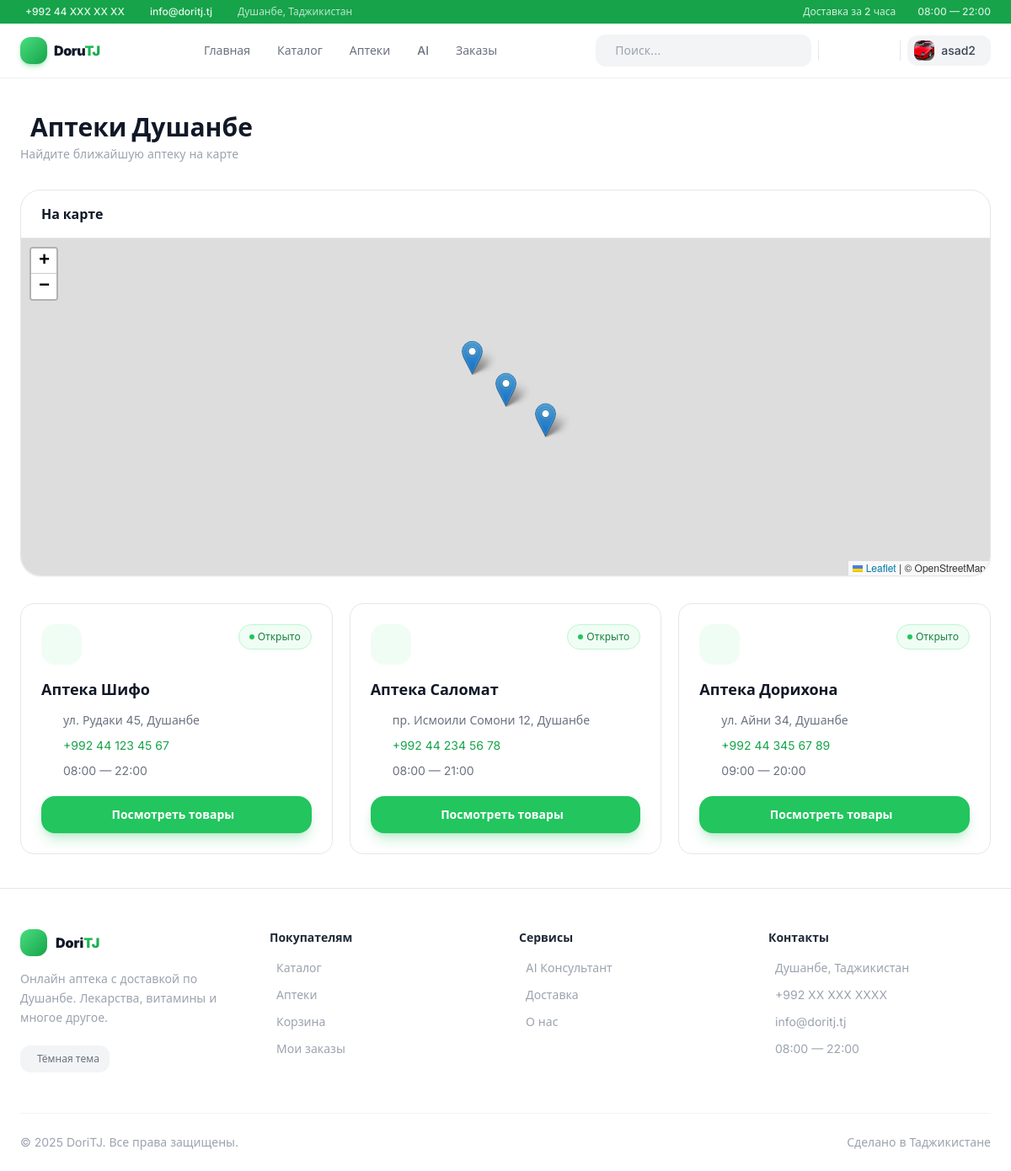
/pharmacies/ (signed in), run on the app's committed database.
### accounts/models.py (models this page shows, shortened)
class User(AbstractUser):
    phone = models.CharField(max_length=20, blank=True)
    address = models.TextField(blank=True)
    birth_date = models.DateField(null=True, blank=True)
    avatar = models.ImageField(upload_to='avatars/', blank=True)
    age = models.PositiveIntegerField(null=True, blank=True)
    is_courier = models.BooleanField(default=False)
    is_manager = models.BooleanField(default=False)

### pharmacies/models.py (models this page shows, shortened)
class Pharmacy(models.Model):
    name = models.CharField(max_length=200)
    address = models.TextField()
    phone = models.CharField(max_length=20)
    latitude = models.FloatField()
    longitude = models.FloatField()
    working_hours = models.CharField(max_length=100)
    is_active = models.BooleanField(default=True)
    manager = models.ForeignKey(
        settings.AUTH_USER_MODEL,
        on_delete=models.SET_NULL,
        null=True,
        blank=True,
        related_name='managed_pharmacies'
    )

### pharmacies/views.py (the view)
# urls.py: path('', views.PharmacyListView.as_view(), name='pharmacy_list'),
class PharmacyListView(generic.ListView):
    model = Pharmacy
    template_name = 'pharmacy_list.html'
    context_object_name = 'pharmacies'
    def get_queryset(self):
        return Pharmacy.objects.filter(is_active=True)

### templates/pharmacy_list.html (shortened to what this page needs)
{% extends 'base.html' %}
{% block content %}
<div class="flex items-center justify-between mb-8">
    <div>
        <div class="flex items-center gap-3 mb-1">
            <h1 class="text-3xl font-black text-gray-900 dark:text-white">Аптеки Душанбе</h1>
        </div>
        <p class="text-gray-400 dark:text-gray-500 text-sm">Найдите ближайшую аптеку на карте</p>
    </div>
</div>
<div class="bg-white dark:bg-gray-900 rounded-3xl border border-gray-200 dark:border-gray-700/50 overflow-hidden mb-8 shadow-sm">
    <div class="p-4 border-b border-gray-200 dark:border-gray-700/50 flex items-center gap-2">
        <h2 class="font-bold text-gray-900 dark:text-white">На карте</h2>
    </div>
    <div id="map" style="height: 400px;"></div>
</div>
<div class="grid grid-cols-1 md:grid-cols-2 lg:grid-cols-3 gap-5">
    {% for pharmacy in pharmacies %}
    <div class="bg-white dark:bg-gray-900 rounded-2xl border border-gray-200 dark:border-gray-700/50 p-6 card-lift hover:border-brand-200 dark:hover:border-brand-800 transition-all">
        <div class="flex items-start justify-between mb-4">
            <div class="w-12 h-12 bg-brand-50 dark:bg-brand-900/30 rounded-2xl flex items-center justify-center">
            </div>
            <span class="flex items-center gap-1 bg-green-50 dark:bg-green-900/20 text-green-700 dark:text-green-400 text-xs px-3 py-1.5 rounded-full font-medium border border-green-200 dark:border-green-800">
                <span class="w-1.5 h-1.5 bg-green-500 rounded-full"></span>
                Открыто
            </span>
        </div>
        <h3 class="font-bold text-gray-900 dark:text-white text-lg mb-3">{{ pharmacy.name }}</h3>
        <div class="space-y-2.5 text-sm text-gray-500 dark:text-gray-400 mb-5">
            <div class="flex items-center gap-2.5">
                <span>{{ pharmacy.address }}</span>
            </div>
            <div class="flex items-center gap-2.5">
                <a href="tel:{{ pharmacy.phone }}"
                   class="text-brand-600 dark:text-brand-400 hover:underline">{{ pharmacy.phone }}</a>
            </div>
            <div class="flex items-center gap-2.5">
                <span>{{ pharmacy.working_hours }}</span>
            </div>
        </div>
        <a href="{% url 'pharmacy_detail' pharmacy.pk %}"
           class="flex items-center justify-center gap-2 w-full bg-brand-500 hover:bg-brand-600 text-white py-3 rounded-2xl btn-press transition-all text-sm font-semibold shadow-lg shadow-brand-500/25">
            Посмотреть товары
        </a>
    </div>
    {% empty %}
    <div class="col-span-3 text-center py-20">
        <i class="ti ti-building-hospital-off text-6xl text-gray-300 dark:text-gray-600 mb-4 block"></i>
        <p class="text-gray-400 dark:text-gray-500">Аптек пока нет</p>
    </div>
    {% endfor %}
</div>
<link rel="stylesheet" href="https://unpkg.com/leaflet@1.9.4/dist/leaflet.css">
{% endblock %}

### templates/base.html (shortened to what this page needs)
<!DOCTYPE html>
<html lang="ru" class="scroll-smooth">
<head>
    <script src="https://cdn.tailwindcss.com"></script>
    <link rel="stylesheet" href="https://cdn.jsdelivr.net/npm/@tabler/icons-webfont@latest/tabler-icons.min.css">
</head>
<body class="bg-white dark:bg-[#090d0b] text-gray-900 dark:text-gray-100 antialiased min-h-screen flex flex-col">
<div class="hidden md:block bg-brand-600 dark:bg-brand-700 text-white">
    <div class="max-w-7xl mx-auto px-6 py-1.5">
        <div class="flex items-center justify-between text-xs font-medium">
            <div class="flex items-center gap-6 opacity-90">
                <a href="tel:+99244XXXXXXX" class="flex items-center gap-1.5 hover:opacity-100 transition-opacity">
                    +992 44 XXX XX XX
                </a>
                <a href="mailto:info@doritj.tj" class="flex items-center gap-1.5 hover:opacity-100 transition-opacity">
                    info@doritj.tj
                </a>
                <span class="flex items-center gap-1.5 opacity-80">
                    Душанбе, Таджикистан
                </span>
            </div>
            <div class="flex items-center gap-5 opacity-80">
                <span class="flex items-center gap-1.5">
                    Доставка за 2 часа
                </span>
                <span class="flex items-center gap-1.5">
                    08:00 — 22:00
                </span>
            </div>
        </div>
    </div>
</div>
<header id="header" class="sticky top-0 z-50 glass bg-white/80 dark:bg-[#090d0b]/80 border-b border-gray-200/60 dark:border-gray-800/60">
    <div class="max-w-7xl mx-auto px-4 md:px-6">
        <div class="flex items-center justify-between h-16 gap-4">
            <a href="{% url 'home' %}" class="flex items-center gap-2 group flex-shrink-0">
                <div class="w-8 h-8 bg-gradient-to-br from-brand-400 to-brand-600 rounded-xl flex items-center justify-center shadow-md shadow-brand-500/30 group-hover:scale-105 transition-all duration-200">
                </div>
                <span class="text-base font-black tracking-tight">
                    <span class="text-gray-900 dark:text-white">Doru</span><span class="text-gradient">TJ</span>
                </span>
            </a>
            {% if user.is_authenticated %}
            <nav class="hidden lg:flex items-center gap-0.5 flex-1 justify-center">
                {% if user.is_courier %}
                <a href="{% url 'courier_dashboard' %}" class="flex items-center gap-1.5 px-3.5 py-2 rounded-xl text-sm font-semibold bg-orange-500 text-white">
                    <i class="ti ti-bike text-base"></i> Курьер
                </a>
                {% elif user.is_manager %}
                <a href="{% url 'manager_dashboard' %}" class="flex items-center gap-1.5 px-3.5 py-2 rounded-xl text-sm font-semibold bg-purple-500 text-white">
                    <i class="ti ti-building-store text-base"></i> Аптека
                </a>
                {% else %}
                <a href="{% url 'home' %}" class="flex items-center gap-1.5 px-3 py-2 rounded-xl text-sm font-medium text-gray-500 dark:text-gray-400 hover:text-brand-600 dark:hover:text-brand-400 hover:bg-brand-50 dark:hover:bg-brand-900/10 transition-all">
                     Главная
                </a>
                <a href="{% url 'catalog' %}" class="flex items-center gap-1.5 px-3 py-2 rounded-xl text-sm font-medium text-gray-500 dark:text-gray-400 hover:text-brand-600 dark:hover:text-brand-400 hover:bg-brand-50 dark:hover:bg-brand-900/10 transition-all">
                     Каталог
                </a>
                <a href="{% url 'pharmacy_list' %}" class="flex items-center gap-1.5 px-3 py-2 rounded-xl text-sm font-medium text-gray-500 dark:text-gray-400 hover:text-brand-600 dark:hover:text-brand-400 hover:bg-brand-50 dark:hover:bg-brand-900/10 transition-all">
                     Аптеки
                </a>
                <a href="{% url 'consultant' %}" class="flex items-center gap-1.5 px-3 py-2 rounded-xl text-sm font-medium text-gray-500 dark:text-gray-400 hover:text-brand-600 dark:hover:text-brand-400 hover:bg-brand-50 dark:hover:bg-brand-900/10 transition-all">
                     AI
                </a>
                <a href="{% url 'my_orders' %}" class="flex items-center gap-1.5 px-3 py-2 rounded-xl text-sm font-medium text-gray-500 dark:text-gray-400 hover:text-brand-600 dark:hover:text-brand-400 hover:bg-brand-50 dark:hover:bg-brand-900/10 transition-all">
                     Заказы
                </a>
                {% endif %}
            </nav>
            {% endif %}
            <div class="flex items-center gap-2 flex-shrink-0">
                {% if user.is_authenticated and not user.is_courier and not user.is_manager %}
                <form method="GET" action="{% url 'catalog' %}" class="hidden md:flex">
                    <div class="flex items-center bg-gray-100 dark:bg-gray-800 rounded-xl border border-transparent hover:border-brand-300 dark:hover:border-brand-700 focus-within:border-brand-500 focus-within:bg-white dark:focus-within:bg-gray-700 transition-all w-52 lg:w-64">
                        <input type="text" name="search"
                               placeholder="Поиск..."
                               class="flex-1 bg-transparent px-2.5 py-2 text-sm text-gray-700 dark:text-gray-200 placeholder-gray-400 focus:outline-none">
                    </div>
                </form>
                {% endif %}
                <button onclick="toggleTheme()" id="theme-btn"
                        class="w-9 h-9 rounded-xl flex items-center justify-center text-gray-500 dark:text-gray-400 hover:bg-gray-100 dark:hover:bg-gray-800 hover:text-gray-700 dark:hover:text-gray-200 btn-press transition-all">
                </button>
                {% if user.is_authenticated %}
                {% if not user.is_courier and not user.is_manager %}
                <a href="{% url 'cart' %}"
                   class="relative w-9 h-9 rounded-xl flex items-center justify-center text-gray-500 dark:text-gray-400 hover:bg-gray-100 dark:hover:bg-gray-800 hover:text-brand-600 btn-press transition-all">
                </a>
                {% endif %}
                <div class="dropdown-trigger relative">
                    <button class="flex items-center gap-2 bg-gray-100 dark:bg-gray-800 hover:bg-gray-200 dark:hover:bg-gray-700 pl-2 pr-2.5 py-1.5 rounded-xl btn-press transition-all">
                        <div class="w-6 h-6 rounded-lg overflow-hidden flex-shrink-0">
                            {% if user.avatar %}
                                <img src="{{ user.avatar.url }}" class="w-full h-full object-cover">
                            {% else %}
                                <div class="w-full h-full bg-gradient-to-br from-brand-400 to-brand-600 flex items-center justify-center text-white text-xs font-bold">
                                    {{ user.username|first|upper }}
                                </div>
                            {% endif %}
                        </div>
                        <span class="hidden md:block text-sm font-medium text-gray-700 dark:text-gray-200 max-w-[72px] truncate">
                            {{ user.username }}
                        </span>
                    </button>
                </div>
                {% endif %}
            </div>
        </div>
    </div>
</header>
<main class="flex-1 w-full overflow-hidden">
    <div class="max-w-7xl mx-auto px-4 md:px-6 py-6 md:py-10 animate-fade-up">
        {% block content %}{% endblock %}
    </div>
</main>
<footer class="bg-white dark:bg-gray-900 border-t border-gray-200 dark:border-gray-800 mt-auto">
    <div class="max-w-7xl mx-auto px-4 md:px-6">
        <div class="grid grid-cols-2 md:grid-cols-4 gap-8 py-12">
            <div class="col-span-2 md:col-span-1">
                <a href="{% url 'home' %}" class="flex items-center gap-2.5 mb-4 group">
                    <div class="w-8 h-8 bg-gradient-to-br from-brand-400 to-brand-600 rounded-xl flex items-center justify-center group-hover:scale-105 transition-transform">
                    </div>
                    <span class="font-black text-gray-900 dark:text-white">Dori<span class="text-gradient">TJ</span></span>
                </a>
                <p class="text-gray-400 dark:text-gray-500 text-sm leading-relaxed mb-5">
                    Онлайн аптека с доставкой по Душанбе. Лекарства, витамины и многое другое.
                </p>
                <button onclick="toggleTheme()"
                        class="inline-flex items-center gap-2 bg-gray-100 dark:bg-gray-800 hover:bg-gray-200 dark:hover:bg-gray-700 px-3 py-2 rounded-xl text-xs font-medium text-gray-500 dark:text-gray-400 btn-press transition-all">
                    <span id="footer-text">Тёмная тема</span>
                </button>
            </div>
            <div>
                <h4 class="text-sm font-semibold text-gray-800 dark:text-gray-200 mb-4">Покупателям</h4>
                <ul class="space-y-3">
                    {% for url, icon, label in footer_links_buyers %}
                    {% empty %}
                    <li><a href="{% url 'catalog' %}" class="flex items-center gap-2 text-sm text-gray-400 dark:text-gray-500 hover:text-brand-500 transition-colors">Каталог</a></li>
                    <li><a href="{% url 'pharmacy_list' %}" class="flex items-center gap-2 text-sm text-gray-400 dark:text-gray-500 hover:text-brand-500 transition-colors">Аптеки</a></li>
                    <li><a href="{% url 'cart' %}" class="flex items-center gap-2 text-sm text-gray-400 dark:text-gray-500 hover:text-brand-500 transition-colors">Корзина</a></li>
                    <li><a href="{% url 'my_orders' %}" class="flex items-center gap-2 text-sm text-gray-400 dark:text-gray-500 hover:text-brand-500 transition-colors">Мои заказы</a></li>
                    {% endfor %}
                </ul>
            </div>
            <div>
                <h4 class="text-sm font-semibold text-gray-800 dark:text-gray-200 mb-4">Сервисы</h4>
                <ul class="space-y-3">
                    <li><a href="{% url 'consultant' %}" class="flex items-center gap-2 text-sm text-gray-400 dark:text-gray-500 hover:text-brand-500 transition-colors">AI Консультант</a></li>
                    <li><a href="#" class="flex items-center gap-2 text-sm text-gray-400 dark:text-gray-500 hover:text-brand-500 transition-colors">Доставка</a></li>
                    <li><a href="#" class="flex items-center gap-2 text-sm text-gray-400 dark:text-gray-500 hover:text-brand-500 transition-colors">О нас</a></li>
                </ul>
            </div>
            <div>
                <h4 class="text-sm font-semibold text-gray-800 dark:text-gray-200 mb-4">Контакты</h4>
                <ul class="space-y-3">
                    <li class="flex items-start gap-2 text-sm text-gray-400 dark:text-gray-500">
                        Душанбе, Таджикистан
                    </li>
                    <li>
                        <a href="tel:+992XXXXXXXXX" class="flex items-center gap-2 text-sm text-gray-400 dark:text-gray-500 hover:text-brand-500 transition-colors">
                            +992 XX XXX XXXX
                        </a>
                    </li>
                    <li>
                        <a href="mailto:info@doritj.tj" class="flex items-center gap-2 text-sm text-gray-400 dark:text-gray-500 hover:text-brand-500 transition-colors">
                            info@doritj.tj
                        </a>
                    </li>
                    <li class="flex items-center gap-2 text-sm text-gray-400 dark:text-gray-500">
                        08:00 — 22:00
                    </li>
                </ul>
            </div>
        </div>
        <div class="border-t border-gray-100 dark:border-gray-800 py-6 flex flex-col md:flex-row items-center justify-between gap-3">
            <p class="text-sm text-gray-400 dark:text-gray-500">
                © 2025 DoriTJ. Все права защищены.
            </p>
            <p class="text-sm text-gray-400 dark:text-gray-500 flex items-center gap-1.5">
                Сделано в Таджикистане
            </p>
        </div>
    </div>
</footer>
</body>
</html>

### data on the page
User: avatar (picture), username "asad2"
Pharmacy: name "Аптека Шифо", address "ул. Рудаки 45, Душанбе", phone "+992 44 123 45 67", working_hours "08:00 — 22:00"
Pharmacy: name "Аптека Саломат", address "пр. Исмоили Сомони 12, Душанбе", phone "+992 44 234 56 78", working_hours "08:00 — 21:00"
Pharmacy: name "Аптека Дорихона", address "ул. Айни 34, Душанбе", phone "+992 44 345 67 89", working_hours "09:00 — 20:00"
